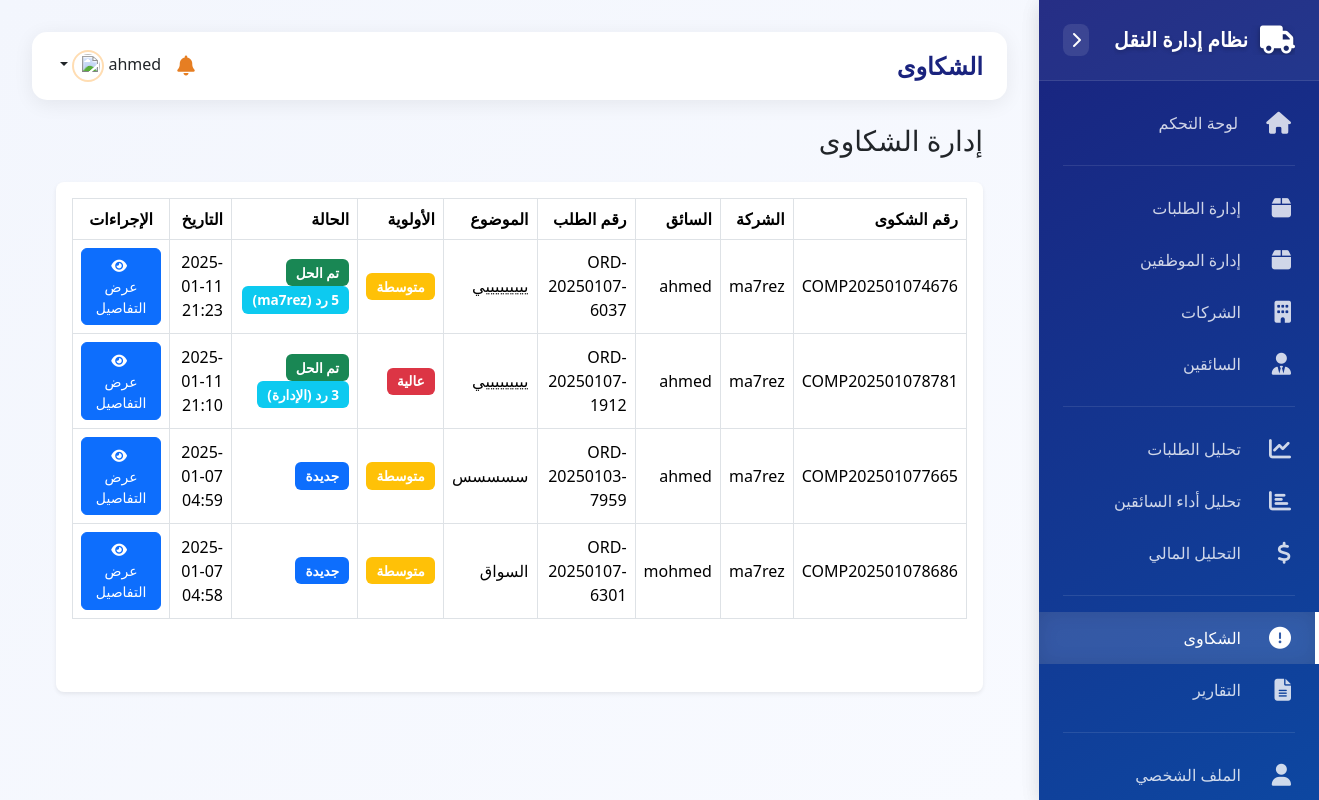
/admin/complaints.php (signed in), run on the app's committed database.
### tables this page shows
CREATE TABLE `complaints` (
  `id` int(11) NOT NULL,
  `complaint_number` varchar(20) NOT NULL,
  `company_id` int(11) DEFAULT NULL,
  `driver_id` int(11) DEFAULT NULL,
  `request_id` int(11) DEFAULT NULL,
  `type` enum('company','driver','request','other') NOT NULL,
  `subject` varchar(200) NOT NULL,
  `description` text NOT NULL,
  `status` enum('new','in_progress','resolved','closed') DEFAULT 'new',
  `priority` enum('low','medium','high') DEFAULT 'medium',
  `assigned_to` int(11) DEFAULT NULL,
  `resolution_notes` text DEFAULT NULL,
  `created_at` timestamp NOT NULL DEFAULT current_timestamp(),
  `updated_at` timestamp NOT NULL DEFAULT current_timestamp() ON UPDATE current_timestamp()
);

CREATE TABLE `companies` (
  `id` int(11) NOT NULL,
  `name` varchar(100) NOT NULL,
  `email` varchar(100) NOT NULL,
  `password` varchar(255) NOT NULL,
  `phone` varchar(20) NOT NULL,
  `address` text DEFAULT NULL,
  `commercial_record` varchar(50) DEFAULT NULL,
  `tax_number` varchar(50) DEFAULT NULL,
  `logo` varchar(255) DEFAULT NULL,
  `contact_person` varchar(100) DEFAULT NULL,
  `contact_phone` varchar(20) DEFAULT NULL,
  `is_active` tinyint(1) DEFAULT 1,
  `created_at` timestamp NOT NULL DEFAULT current_timestamp()
);

CREATE TABLE `drivers` (
  `id` int(11) NOT NULL,
  `username` varchar(100) NOT NULL,
  `email` varchar(100) NOT NULL,
  `password` varchar(255) NOT NULL,
  `phone` varchar(20) NOT NULL,
  `age` int(11) DEFAULT NULL,
  `about` text DEFAULT NULL,
  `address` text DEFAULT NULL,
  `profile_image` varchar(255) DEFAULT NULL,
  `id_number` varchar(50) DEFAULT NULL,
  `license_number` varchar(50) DEFAULT NULL,
  `vehicle_type` varchar(50) DEFAULT NULL,
  `vehicle_model` varchar(50) DEFAULT NULL,
  `plate_number` varchar(20) DEFAULT NULL,
  `is_active` tinyint(1) DEFAULT 1,
  `current_status` enum('available','busy','offline') DEFAULT 'offline',
  `rating` decimal(3,2) DEFAULT 0.00,
  `total_trips` int(11) DEFAULT 0,
  `completed_orders` int(11) DEFAULT 0,
  `cancelled_orders` int(11) DEFAULT 0,
  `total_earnings` decimal(10,2) DEFAULT 0.00,
  `last_login` timestamp NULL DEFAULT NULL,
  `last_location` point DEFAULT NULL,
  `created_at` timestamp NOT NULL DEFAULT current_timestamp(),
  `updated_at` timestamp NOT NULL DEFAULT current_timestamp() ON UPDATE current_timestamp()
);

CREATE TABLE `requests` (
  `id` int(11) NOT NULL,
  `order_number` varchar(20) NOT NULL,
  `company_id` int(11) NOT NULL,
  `driver_id` int(11) DEFAULT NULL,
  `customer_name` varchar(100) NOT NULL,
  `customer_phone` varchar(20) NOT NULL,
  `order_type` enum('delivery','transport') NOT NULL,
  `delivery_date` datetime NOT NULL,
  `pickup_location` text NOT NULL,
  `delivery_location` text NOT NULL,
  `items_count` int(11) NOT NULL,
  `total_cost` decimal(10,2) NOT NULL,
  `delivery_fee` decimal(10,2) NOT NULL DEFAULT 20.00,
  `payment_method` enum('cash','card','bank_transfer') NOT NULL,
  `payment_status` enum('paid','unpaid') NOT NULL DEFAULT 'unpaid',
  `is_fragile` tinyint(1) NOT NULL DEFAULT 0,
  `invoice_file` varchar(255) DEFAULT NULL,
  `status` enum('pending','accepted','in_transit','delivered','cancelled') NOT NULL DEFAULT 'pending',
  `additional_notes` text DEFAULT NULL,
  `created_at` timestamp NOT NULL DEFAULT current_timestamp(),
  `updated_at` timestamp NOT NULL DEFAULT current_timestamp() ON UPDATE current_timestamp(),
  `pickup_location_link` varchar(500) DEFAULT NULL,
  `delivery_location_link` varchar(500) DEFAULT NULL
);

### admin/complaints.php (the view, shortened to what this page needs)
<?php
require_once '../config.php';
$stmt = $conn->prepare("
    SELECT
        c.*,
        comp.name as company_name,
        d.username as driver_name,
        r.order_number as request_number,
        (SELECT COUNT(*) FROM complaint_responses WHERE complaint_id = c.id) as response_count,
        (SELECT response FROM complaint_responses WHERE complaint_id = c.id ORDER BY created_at DESC LIMIT 1) as latest_response,
        (SELECT created_at FROM complaint_responses WHERE complaint_id = c.id ORDER BY created_at DESC LIMIT 1) as latest_response_date,
        (SELECT
            CASE
                WHEN cr.is_company_reply = 1 THEN comp2.name
                WHEN cr.admin_id IS NOT NULL THEN 'الإدارة'
            END
         FROM complaint_responses cr
         LEFT JOIN companies comp2 ON cr.company_id = comp2.id
         WHERE cr.complaint_id = c.id
         ORDER BY cr.created_at DESC
         LIMIT 1
        ) as latest_response_by
    FROM complaints c
    LEFT JOIN companies comp ON c.company_id = comp.id
    LEFT JOIN drivers d ON c.driver_id = d.id
    LEFT JOIN requests r ON c.request_id = r.id
    ORDER BY c.created_at DESC
");
$stmt->execute();
$complaints = $stmt->fetchAll();
include '../includes/header.php';
?>
<div class="container-fluid p-0">
    <div class="row g-0">
        <?php include '../includes/sidebar.php'; ?>
        <main class="col ms-sm-auto px-4">
            <div class="d-flex justify-content-between align-items-center mb-4">
                <h1 class="h3 mb-0">إدارة الشكاوى</h1>
            </div>
            <div class="card shadow-sm">
                <div class="card-body">
                    <div class="table-responsive">
                        <table class="table table-hover table-bordered align-middle mb-0">
                            <thead class="bg-light">
                                <tr>
                                    <th>رقم الشكوى</th>
                                    <th>الشركة</th>
                                    <th>السائق</th>
                                    <th>رقم الطلب</th>
                                    <th>الموضوع</th>
                                    <th>الأولوية</th>
                                    <th>الحالة</th>
                                    <th>التاريخ</th>
                                    <th class="text-center">الإجراءات</th>
                                </tr>
                            </thead>
                            <tbody>
                                <?php if (empty($complaints)): ?>
                                    <tr>
                                        <td colspan="9" class="text-center py-4">
                                            <i class="fas fa-inbox fa-3x text-muted mb-3"></i>
                                            <p class="text-muted mb-0">لا توجد شكاوى حالياً</p>
                                        </td>
                                    </tr>
                                <?php else: ?>
                                    <?php foreach ($complaints as $complaint): ?>
                                        <tr>
                                            <td><?php echo htmlspecialchars($complaint['complaint_number']); ?></td>
                                            <td><?php echo htmlspecialchars($complaint['company_name']); ?></td>
                                            <td><?php echo htmlspecialchars($complaint['driver_name']); ?></td>
                                            <td><?php echo htmlspecialchars($complaint['request_number']); ?></td>
                                            <td><?php echo htmlspecialchars($complaint['subject']); ?></td>
                                            <td>
                                                <span class="badge bg-<?php echo getPriorityClass($complaint['priority']); ?>">
                                                    <?php echo getPriorityLabel($complaint['priority']); ?>
                                                </span>
                                            </td>
                                            <td>
                                                <span class="badge bg-<?php echo getStatusClass($complaint['status']); ?>">
                                                    <?php echo getStatusLabel($complaint['status']); ?>
                                                </span>
                                                <?php if ($complaint['response_count'] > 0): ?>
                                                    <span class="badge bg-info">
                                                        <?php echo $complaint['response_count']; ?> رد
                                                        <?php if ($complaint['latest_response_by']): ?>
                                                            (<?php echo htmlspecialchars($complaint['latest_response_by']); ?>)
                                                        <?php endif; ?>
                                                    </span>
                                                <?php endif; ?>
                                            </td>
                                            <td>
                                                <?php
                                                if ($complaint['latest_response_date']) {
                                                    echo date('Y-m-d H:i', strtotime($complaint['latest_response_date']));
                                                } else {
                                                    echo date('Y-m-d H:i', strtotime($complaint['created_at']));
                                                }
                                                ?>
                                            </td>
                                            <td class="text-center">
                                                <button class="btn btn-sm btn-primary"
                                                        onclick="viewComplaint(<?php echo $complaint['id']; ?>)">
                                                    <i class="fas fa-eye me-1"></i>
                                                    عرض التفاصيل
                                                </button>
                                            </td>
                                        </tr>
                                    <?php endforeach; ?>
                                <?php endif; ?>
                            </tbody>
                        </table>
                    </div>
                </div>
            </div>
        </main>
    </div>
</div>
<?php
function getPriorityClass($priority) {
    switch ($priority) {
        case 'high': return 'danger';
        case 'medium': return 'warning';
    }
}
function getPriorityLabel($priority) {
    switch ($priority) {
        case 'high': return 'عالية';
        case 'medium': return 'متوسطة';
    }
}
function getStatusClass($status) {
    switch ($status) {
        case 'new': return 'primary';
        case 'resolved': return 'success';
    }
}
function getStatusLabel($status) {
    switch ($status) {
        case 'new': return 'جديدة';
        case 'resolved': return 'تم الحل';
    }
}
include '../includes/footer.php';
?>

### assets/css/dashboard.css (style rules this page uses)
:root { --primary-gradient: linear-gradient(150deg, #ff8f00 0%, #e65100 100%); --secondary-gradient: linear-gradient(150deg, #ffa726 0%, #fb8c00 100%); --success-gradient: linear-gradient(150deg, #43a047 0%, #2e7d32 100%); --dark-gradient: linear-gradient(150deg, #1a237e 0%, #0d47a1 100%); --danger-gradient: linear-gradient(150deg, #e53935 0%, #c62828 100%); --sidebar-width: 280px; --sidebar-collapsed-width: 70px; --header-height: 60px; --card-shadow: 0 4px 20px rgba(0,0,0,0.07); --hover-shadow: 0 8px 30px rgba(0,0,0,0.15); }
body { background-color: #f3f6fd; font-family: system-ui, -apple-system, "Segoe UI", Roboto, "Helvetica Neue", Arial, sans-serif; min-height: 100vh; position: relative; display: flex; }
.card { border: none; border-radius: 20px; box-shadow: var(--card-shadow); transition: all 0.3s cubic-bezier(0.4, 0, 0.2, 1); overflow: hidden; height: 100%; background: white; }

### includes/header.php (style rules this page uses)
body { overflow-x: hidden !important; }

### admin/complaints.php (style rules this page uses)
.card { border-radius: 8px; border: none; }
.badge { font-size: 0.85rem; padding: 0.5em 0.75em; border-radius: 6px; }
.table th { font-weight: 600; white-space: nowrap; }
.btn-sm { padding: 0.4rem 0.8rem; font-size: 0.875rem; border-radius: 6px; }

### data on the page
complaints: complaint_number "COMP202501074676", company.name "ma7rez", driver.username "ahmed", request.order_number "ORD-20250107-6037", subject "يييييييييي", priority "متوسطة", status "تم الحل", response_count "5", latest_response_by "ma7rez", latest_response_date "2025-01-11 21:23"
complaints: complaint_number "COMP202501078781", company.name "ma7rez", driver.username "ahmed", request.order_number "ORD-20250107-1912", subject "يييييييييي", priority "عالية", status "تم الحل", response_count "3", latest_response_by "الإدارة", latest_response_date "2025-01-11 21:10"
complaints: complaint_number "COMP202501077665", company.name "ma7rez", driver.username "ahmed", request.order_number "ORD-20250103-7959", subject "سسسسس", priority "متوسطة", status "جديدة", created_at "2025-01-07 04:59"
complaints: complaint_number "COMP202501078686", company.name "ma7rez", driver.username "mohmed", request.order_number "ORD-20250107-6301", subject "السواق", priority "متوسطة", status "جديدة", created_at "2025-01-07 04:58"

### other printed values
$_SESSION['admin_username'] "ahmed"
